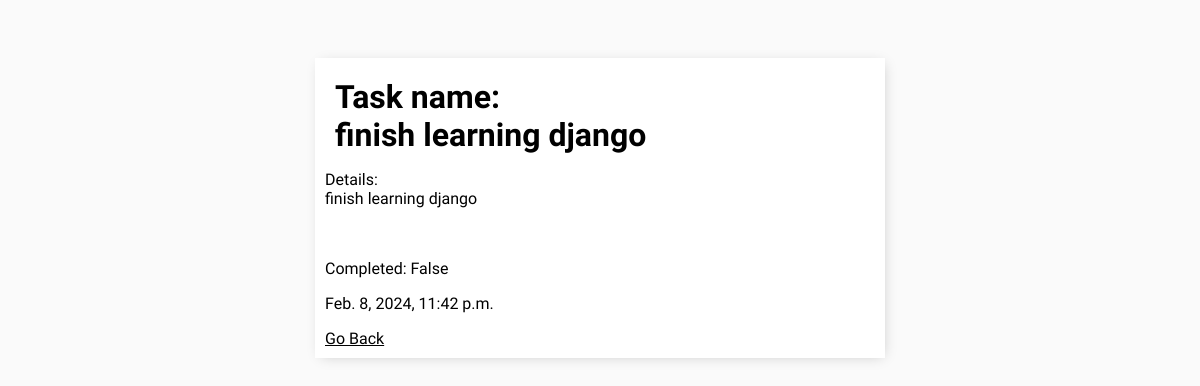
/task/5/ (signed in), run on an earlier commit of the app's database.
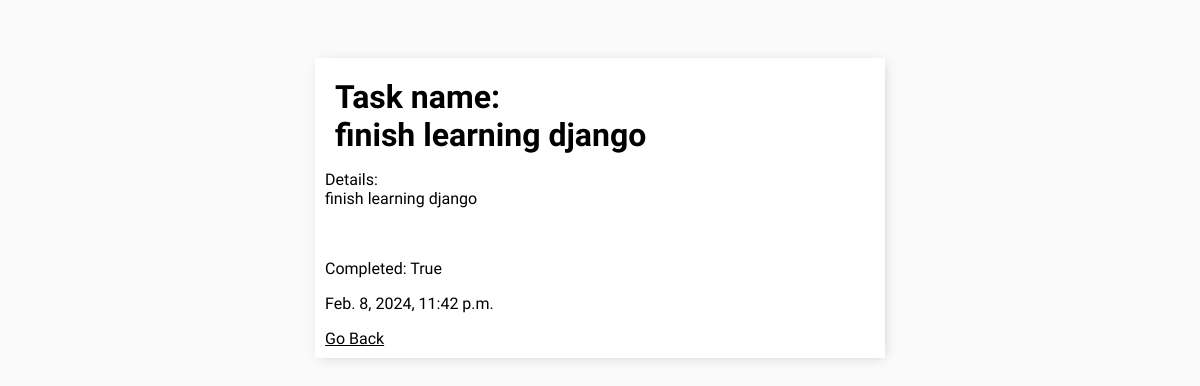
And on a later commit of the database.
### todo/models.py (models this page shows, shortened)
class Task(models.Model):
    user = models.ForeignKey(User, on_delete=models.CASCADE, null=True, blank=True)
    title = models.CharField(max_length=200, null=True)
    description = models.TextField(null=True)
    complete = models.BooleanField(default=False)
    created = models.DateTimeField(auto_now_add=True)
    class Meta:
        ordering = ['complete']

### todo/views.py (the view)
# urls.py: path('task/<int:pk>/', TaskDetail.as_view(), name='task'),
class TaskDetail(LoginRequiredMixin, DetailView):
    model = Task
    context_object_name = 'task'

### todo/templates/todo/task_detail.html
{% extends 'base.html' %}
{% block content %}
<h1>Task name: <br> {{task.title}}</h1>
<p>Details: <br>{{task.description}}</p>
<br>
<p>Completed: {{task.complete}}</p>
<p>{{task.created}}</p>
<a href="{% url 'tasks' %}">Go Back</a>
{% endblock content %}

What changed in the data, as far as the page shows it:
changed Task "finish learning django": complete "False" → "True"
